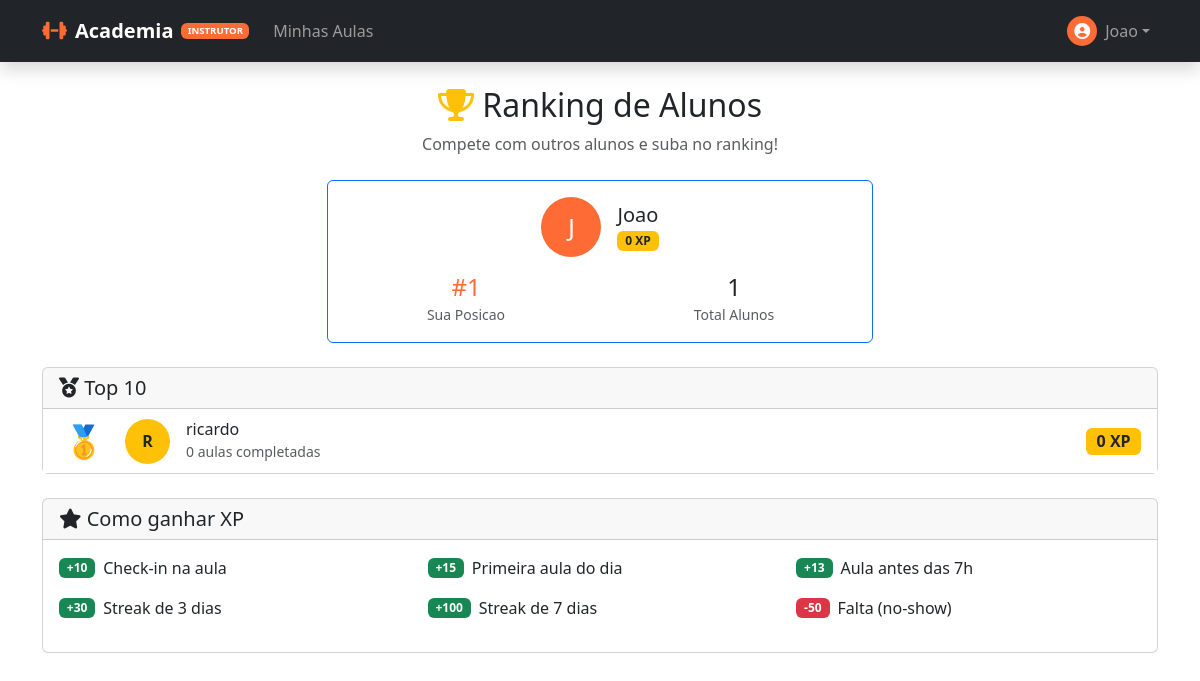
The app's page /student/ranking (signed in), older data.
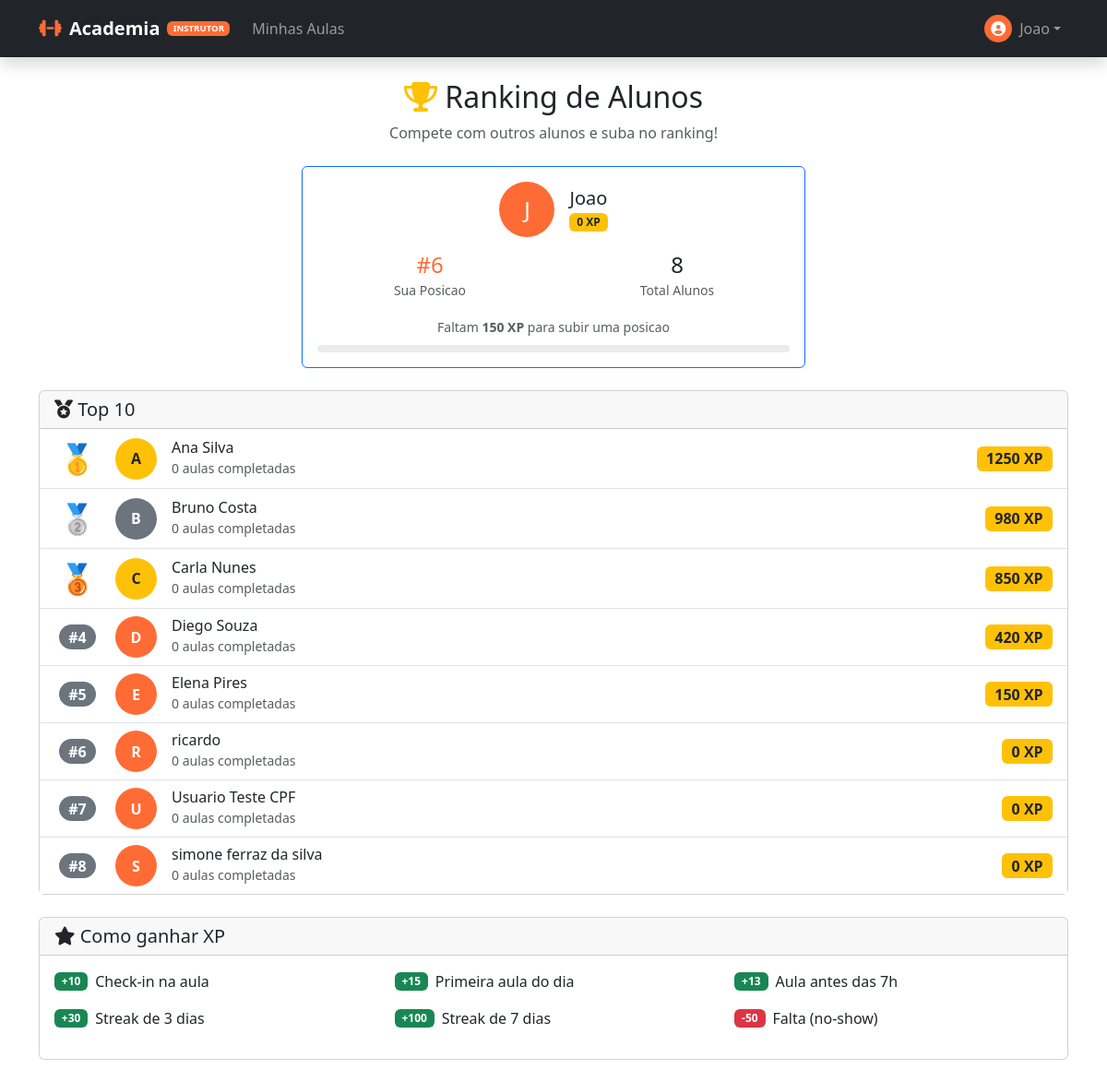
The same page, newer data.
### app/models/user.py (models this page shows, shortened)
class User(UserMixin, db.Model):
    __tablename__ = 'users'
    id = db.Column(db.Integer, primary_key=True)
    name = db.Column(db.String(100), nullable=False)
    email = db.Column(db.String(120), unique=True, nullable=False)
    phone = db.Column(db.String(20), nullable=False)
    password_hash = db.Column(db.String(256), nullable=False)
    cpf = db.Column(db.String(14), nullable=True)  # Formato: 123.456.789-00
    role = db.Column(db.String(20), default='student')
    xp = db.Column(db.Integer, default=0)
    level = db.Column(db.Integer, default=1)
    photo_url = db.Column(db.String(255))
    is_active = db.Column(db.Boolean, default=True)
    created_at = db.Column(db.DateTime, default=datetime.utcnow)
    updated_at = db.Column(db.DateTime, default=datetime.utcnow, onupdate=datetime.utcnow)
    last_login = db.Column(db.DateTime)
    @property
    def is_admin(self):
        return self.role == 'admin'
    @property
    def is_student(self):
        return self.role == 'student'
    @property
    def is_instructor(self):
        return self.role == 'instructor'

### app/routes/student.py (the view)
@student_bp.route('/ranking')
@login_required
def ranking():
    top_users = User.query.filter_by(
        role='student',
        is_active=True
    ).order_by(User.xp.desc()).limit(10).all()
    user_rank = db.session.query(
        func.count(User.id)
    ).filter(
        User.role == 'student',
        User.xp > current_user.xp
    ).scalar() + 1
    next_user = User.query.filter(
        User.role == 'student',
        User.xp > current_user.xp
    ).order_by(User.xp).first()
    xp_to_next = (next_user.xp - current_user.xp) if next_user else 0
    total_students = User.query.filter_by(role='student', is_active=True).count()
    return render_template('student/ranking.html',
        top_users=top_users,
        user_rank=user_rank,
        xp_to_next=xp_to_next,
        total_students=total_students
    )

### app/templates/student/ranking.html (shortened to what this page needs)
{% extends "base.html" %}
{% block content %}
<div class="container py-4">
    <div class="text-center mb-4">
        <h2><i class="fas fa-trophy text-warning"></i> Ranking de Alunos</h2>
        <p class="text-muted">Compete com outros alunos e suba no ranking!</p>
    </div>
    <div class="row justify-content-center mb-4">
        <div class="col-md-6">
            <div class="card border-primary">
                <div class="card-body text-center">
                    <div class="d-flex justify-content-center align-items-center mb-3">
                        <div class="bg-primary text-white rounded-circle d-flex align-items-center justify-content-center me-3" style="width: 60px; height: 60px; font-size: 1.5rem;">
                            {{ current_user.name[0].upper() }}
                        </div>
                        <div class="text-start">
                            <h5 class="mb-0">{{ current_user.name }}</h5>
                            <span class="badge bg-warning text-dark">{{ current_user.xp }} XP</span>
                        </div>
                    </div>
                    <div class="row text-center">
                        <div class="col-6">
                            <h4 class="mb-0 text-primary">#{{ user_rank }}</h4>
                            <small class="text-muted">Sua Posicao</small>
                        </div>
                        <div class="col-6">
                            <h4 class="mb-0">{{ total_students }}</h4>
                            <small class="text-muted">Total Alunos</small>
                        </div>
                    </div>
                    {% if xp_to_next > 0 %}
                    <div class="mt-3">
                        <small class="text-muted">Faltam <strong>{{ xp_to_next }} XP</strong> para subir uma posicao</small>
                        <div class="progress mt-2" style="height: 8px;">
                        </div>
                    </div>
                    {% endif %}
                </div>
            </div>
        </div>
    </div>
    <div class="card">
        <div class="card-header">
            <h5 class="mb-0"><i class="fas fa-medal"></i> Top 10</h5>
        </div>
        <div class="card-body p-0">
            <div class="list-group list-group-flush">
                {% for user in top_users %}
                <div class="list-group-item d-flex align-items-center {% if user.id == current_user.id %}bg-light{% endif %}">
                    <div class="me-3 text-center" style="width: 50px;">
                        {% if loop.index == 1 %}
                        <span style="font-size: 2rem;">🥇</span>
                        {% elif loop.index == 2 %}
                        <span style="font-size: 2rem;">🥈</span>
                        {% elif loop.index == 3 %}
                        <span style="font-size: 2rem;">🥉</span>
                        {% else %}
                        <span class="badge bg-secondary rounded-pill" style="font-size: 1rem;">#{{ loop.index }}</span>
                        {% endif %}
                    </div>
                    <div class="rounded-circle d-flex align-items-center justify-content-center me-3
                                {% if loop.index == 1 %}bg-warning text-dark{% elif loop.index == 2 %}bg-secondary text-white{% elif loop.index == 3 %}bg-warning text-dark{% else %}bg-primary text-white{% endif %}"
                         style="width: 45px; height: 45px; font-weight: bold;">
                        {{ user.name[0].upper() }}
                    </div>
                    <div class="flex-grow-1">
                        <h6 class="mb-0">
                            {{ user.name }}
                        </h6>
                        <small class="text-muted">
                            {{ Booking.query.filter_by(user_id=user.id, status='completed').count() if Booking else 0 }} aulas completadas
                        </small>
                    </div>
                    <div class="text-end">
                        <span class="badge bg-warning text-dark" style="font-size: 1rem;">
                            {{ user.xp }} XP
                        </span>
                    </div>
                </div>
                {% endfor %}
            </div>
        </div>
    </div>
    <div class="card mt-4">
        <div class="card-header">
            <h5 class="mb-0"><i class="fas fa-star"></i> Como ganhar XP</h5>
        </div>
        <div class="card-body">
            <div class="row">
                <div class="col-md-4 mb-3">
                    <div class="d-flex align-items-center">
                        <span class="badge bg-success me-2">+10</span>
                        <span>Check-in na aula</span>
                    </div>
                </div>
                <div class="col-md-4 mb-3">
                    <div class="d-flex align-items-center">
                        <span class="badge bg-success me-2">+15</span>
                        <span>Primeira aula do dia</span>
                    </div>
                </div>
                <div class="col-md-4 mb-3">
                    <div class="d-flex align-items-center">
                        <span class="badge bg-success me-2">+13</span>
                        <span>Aula antes das 7h</span>
                    </div>
                </div>
                <div class="col-md-4 mb-3">
                    <div class="d-flex align-items-center">
                        <span class="badge bg-success me-2">+30</span>
                        <span>Streak de 3 dias</span>
                    </div>
                </div>
                <div class="col-md-4 mb-3">
                    <div class="d-flex align-items-center">
                        <span class="badge bg-success me-2">+100</span>
                        <span>Streak de 7 dias</span>
                    </div>
                </div>
                <div class="col-md-4 mb-3">
                    <div class="d-flex align-items-center">
                        <span class="badge bg-danger me-2">-50</span>
                        <span>Falta (no-show)</span>
                    </div>
                </div>
            </div>
        </div>
    </div>
</div>
{% endblock %}

### app/templates/base.html (shortened to what this page needs)
<!DOCTYPE html>
<html lang="pt-BR">
<head>
    <link href="https://cdn.jsdelivr.net/npm/bootstrap@5.3.2/dist/css/bootstrap.min.css" rel="stylesheet">
    <link rel="stylesheet" href="https://cdnjs.cloudflare.com/ajax/libs/font-awesome/6.5.1/css/all.min.css">
</head>
<body>
    {% block body %}
    {% include 'includes/navbar.html' %}
    {% block content %}{% endblock %}
    {% endblock %}
</body>
</html>

### app/templates/includes/navbar.html (shortened to what this page needs)
<nav class="navbar navbar-expand-lg navbar-dark bg-dark sticky-top shadow">
    <div class="container">
        <a class="navbar-brand d-flex align-items-center" href="{{ url_for('marketing.index') }}">
            <i class="fas fa-dumbbell me-2 text-primary"></i>
            <span class="fw-bold">Academia</span>
            {% if current_user.is_authenticated %}
            {% if current_user.is_admin %}
            <span class="badge bg-danger ms-2" style="font-size: 0.6rem;">ADMIN</span>
            {% elif current_user.is_instructor %}
            <span class="badge bg-primary ms-2" style="font-size: 0.6rem;">INSTRUTOR</span>
            {% endif %}
            {% endif %}
        </a>
        <div class="collapse navbar-collapse" id="mainNavbar">
            <ul class="navbar-nav me-auto">
                {% if current_user.is_authenticated %}
                {% if current_user.is_admin %}
                <li class="nav-item">
                    <a class="nav-link {% if 'admin.dashboard' in request.endpoint %}active{% endif %}"
                        href="{{ url_for('admin.dashboard') }}">Painel Admin</a>
                </li>
                {% elif current_user.is_instructor %}
                <li class="nav-item">
                    <a class="nav-link {% if 'instructor.dashboard' in request.endpoint %}active{% endif %}"
                        href="{{ url_for('instructor.dashboard') }}">Minhas Aulas</a>
                </li>
                {% endif %}
                {% else %}
                <li class="nav-item">
                    <a class="nav-link {% if 'shop' in request.endpoint %}active{% endif %}"
                        href="{{ url_for('shop.packages') }}">Planos e Preços</a>
                </li>
                {% endif %}
            </ul>
            <div class="navbar-nav align-items-center">
                {% if current_user.is_authenticated %}
                <div class="nav-item dropdown">
                    <a class="nav-link dropdown-toggle d-flex align-items-center" href="#" id="userDropdown"
                        role="button" data-bs-toggle="dropdown">
                        <div class="avatar-xs me-2 bg-primary rounded-circle d-flex align-items-center justify-content-center text-white"
                            style="width: 30px; height: 30px;">
                            <i class="fas fa-user-circle"></i>
                        </div>
                        <span>{{ current_user.name.split()[0] }}</span>
                    </a>
                </div>
                {% else %}
                <a class="nav-link me-2" href="{{ url_for('auth.login') }}">Entrar</a>
                <a class="btn btn-primary btn-sm px-3 rounded-pill" href="{{ url_for('auth.register') }}">Começar
                    Agora</a>
                {% endif %}
            </div>
        </div>
    </div>
</nav>

### app/templates/base.html (style rules this page uses)
:root { --primary-color: #FF6B35; --secondary-color: #004E89; }
body { min-height: 100vh; display: flex; flex-direction: column; }
.text-primary { color: var(--primary-color) !important; }
.bg-primary { background-color: var(--primary-color) !important; }

Row changes from the older to the newer data that the page shows:
added User: name "A", name "Ana Silva", query.filter_by "0", xp "1250"
added User: name "B", name "Bruno Costa", query.filter_by "0", xp "980"
added User: name "C", name "Carla Nunes", query.filter_by "0", xp "850"
added User: name "D", name "Diego Souza", query.filter_by "0", xp "420"
added User: name "E", name "Elena Pires", query.filter_by "0", xp "150"
computed for User "ricardo": text "🥇" → "#"
added User: name "U", name "Usuario Teste CPF", query.filter_by "0", xp "0"
added User: name "S", name "simone ferraz da silva", query.filter_by "0", xp "0"
Text that changed along with them:
{{ user_rank }}: "1" → "6"
{{ total_students }}: "1" → "8"
{{ xp_to_next }}: (not shown) → "150"
text now shown: "Faltam XP para subir uma posicao"
